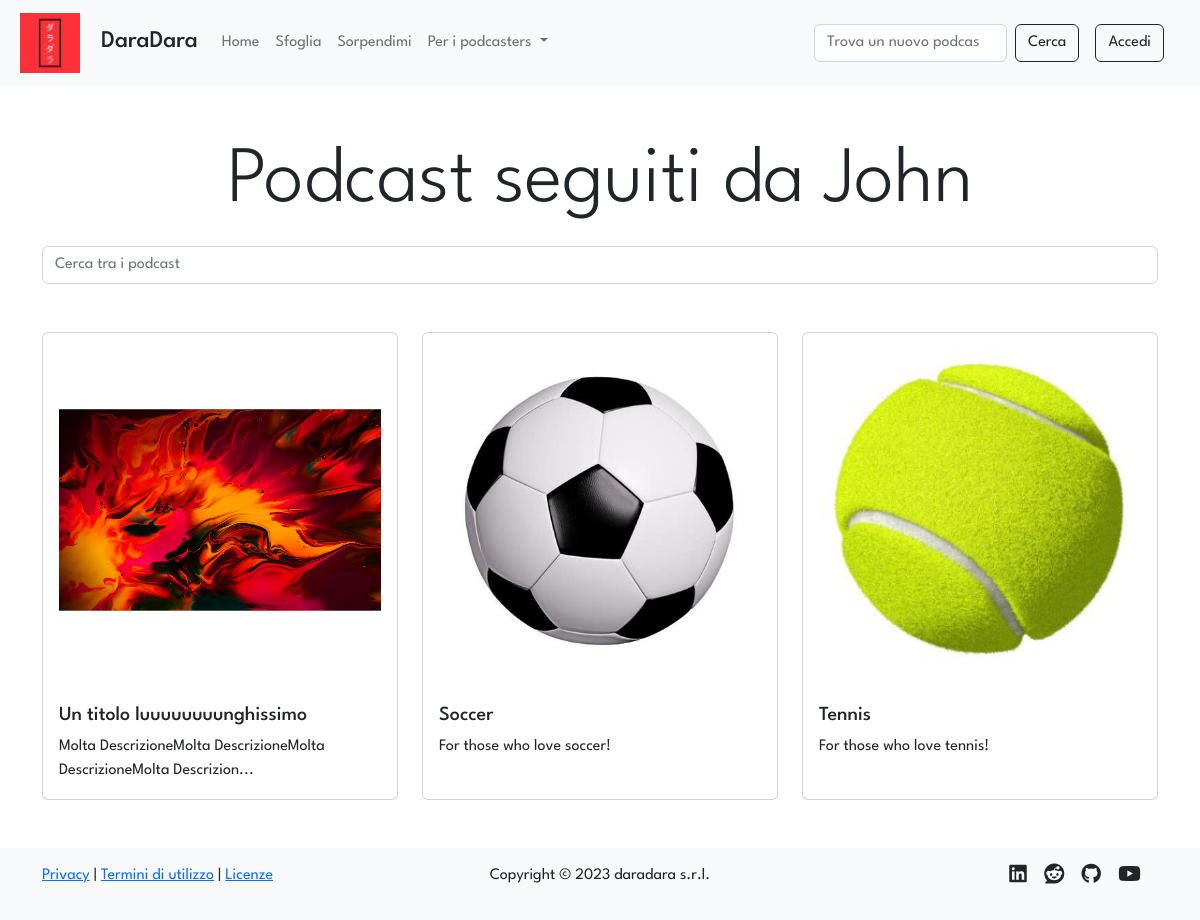
Page /profile/1/follows on the committed database.
### tables this page shows
CREATE TABLE "users" (
	"id"	INTEGER NOT NULL UNIQUE,
	"email"	TEXT NOT NULL UNIQUE,
	"password"	TEXT NOT NULL,
	"name"	TEXT NOT NULL,
	"surname"	TEXT NOT NULL,
	"propic"	TEXT NOT NULL,
	"priv_owned"	INTEGER NOT NULL DEFAULT 0,
	"priv_follows"	INTEGER NOT NULL DEFAULT 0,
	"priv_saves"	INTEGER NOT NULL DEFAULT 0,
	"bio"	TEXT,
	PRIMARY KEY("id" AUTOINCREMENT)
);

CREATE TABLE "follows" (
	"id_user"	INTEGER NOT NULL,
	"id_podcast"	INTEGER NOT NULL,
	"timestamp"	TEXT NOT NULL DEFAULT 'NO_TIMESTAMP',
	FOREIGN KEY("id_user") REFERENCES "users"("id"),
	PRIMARY KEY("id_user","id_podcast")
);

CREATE TABLE "podcasts" (
	"id"	INTEGER NOT NULL UNIQUE,
	"title"	TEXT NOT NULL UNIQUE,
	"desc"	TEXT NOT NULL,
	"img"	TEXT NOT NULL,
	"id_user"	INTEGER NOT NULL,
	FOREIGN KEY("id_user") REFERENCES "users"("id"),
	PRIMARY KEY("id" AUTOINCREMENT)
);

### app.py (the view)
@app.route('/profile/<int:id>/follows')
def follows(id: int):
    user = dao.get_user(id)
    if user:
        podcasts = dao.get_follows_join_podcasts(id)
        is_owner = False
        if current_user.is_authenticated and current_user.id == id: # type: ignore
            is_owner = True
        if not is_owner and user['priv_follows'] == 1:
            flash('A gli altri utenti non è permesso vedere i seguiti di questo profilo', 'info')
            return redirect(url_for('profile', id=id))
        session['previous_url'] = request.url
        return render_template('follows.html', podcasts=podcasts, user=user, is_owner=is_owner)
    else:
        flash('L\'utente cercato non esiste', 'warning')
        return redirect(url_for('index'))

### data/dao.py (called while the page is built)
def get_follows_join_podcasts(id_user):
    conn, cursor = connect()
    follows = False
    try:
        sql = 'SELECT * FROM follows, podcasts WHERE follows.id_podcast = podcasts.id AND follows.id_user = ? ORDER BY follows.timestamp DESC'
        cursor.execute(sql, (id_user,))
        follows = cursor.fetchall()
    except Exception as e:
        print(e)
    close(conn, cursor)
    return follows

def get_user(id):
    conn, cursor = connect()
    user = False
    try:
        sql = 'SELECT * FROM users WHERE id = ?'
        cursor.execute(sql, (id,))
        user = cursor.fetchone()
    except Exception as e:
        print(e)
    close(conn, cursor)
    return user

def connect():
    conn = sqlite3.connect(PATH)
    conn.row_factory = sqlite3.Row
    cursor = conn.cursor()
    return conn, cursor

def close(conn, cursor):
    cursor.close()
    conn.close()

### templates/follows.html (shortened to what this page needs)
{% extends 'gallery.html' %}
{% block header %}
    {% if is_owner %}
        <p class="text-center display-1">I podcast che segui</p>
    {% else %}
        <p class="text-center display-1">Podcast seguiti da {{user.name}}</p>
    {% endif %}
{% endblock %}
{% block main %}
{% if podcasts %}
<div class="row row-cols-1 row-cols-md-3 g-4">
    {% for podcast in podcasts %}
        <div class="col">
        <a class="podcast card  h-100" href="{{url_for('podcast', id=podcast.id)}}">
            <img class="card-img-top img-fluid p-1 p-lg-3" src="{{url_for('static', filename='uploads/images/covers/'+podcast.id|string+podcast.img)}}" alt="podcast {{podcast.title}} image">
            <div class="card-body">
                <h5 class="podcast-title card-title">{{podcast.title}}</h5>
                {% if podcast.desc|length > 70 %}
                    <p class="podcast-description card-text">{{podcast.desc[:67]}}...</p>
                {% else %}
                    <p class="podcast-description card-text">{{podcast.desc}}</p>
                {% endif %}
            </div>
        </a>
        </div>
    {% endfor %}
</div>
{% endif %}
{%endblock%}

### static/stylesheets/layout.css (style rules this page uses)
* { font-family: 'League Spartan', sans-serif; }
img { max-width: 800px; max-height: 800px; }
a:not(.stock-a, .vanilla-a, .nav-link) { color: inherit; text-decoration: none; }

### rows in the picture
users: name "John"
follows: img (picture), title "Un titolo luuuuuuuunghissimo", desc "Molta DescrizioneMolta DescrizioneMolta DescrizioneMolta Descrizion"
follows: img (picture), title "Soccer", desc "For those who love soccer!"
follows: img (picture), title "Tennis", desc "For those who love tennis!"
